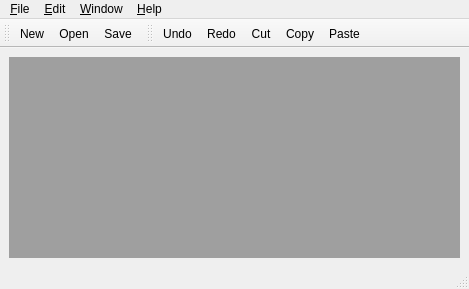
<?xml version="1.0" encoding="UTF-8"?>
<ui version="4.0">
 <class>MainWindow</class>
 <widget class="QMainWindow" name="MainWindow">
  <property name="geometry">
   <rect>
    <x>0</x>
    <y>0</y>
    <width>469</width>
    <height>289</height>
   </rect>
  </property>
  <property name="windowTitle">
   <string>MainWindow</string>
  </property>
  <property name="windowIcon">
   <iconset resource="resources.qrc">
    <normaloff>:/default/static/default/icons/22x22/face-devilish.png</normaloff>:/default/static/default/icons/22x22/face-devilish.png</iconset>
  </property>
  <widget class="QWidget" name="centralwidget">
   <layout class="QGridLayout" name="gridLayout">
    <item row="0" column="0">
     <widget class="QMdiArea" name="mdiArea"/>
    </item>
   </layout>
  </widget>
  <widget class="QMenuBar" name="menubar">
   <property name="geometry">
    <rect>
     <x>0</x>
     <y>0</y>
     <width>469</width>
     <height>23</height>
    </rect>
   </property>
   <widget class="QMenu" name="menuFile">
    <property name="title">
     <string>&amp;File</string>
    </property>
    <widget class="QMenu" name="menuRecentForms">
     <property name="title">
      <string>&amp;Recent Forms</string>
     </property>
     <addaction name="separator"/>
     <addaction name="actionClearMenu"/>
    </widget>
    <addaction name="actionNew"/>
    <addaction name="actionOpen"/>
    <addaction name="menuRecentForms"/>
    <addaction name="separator"/>
    <addaction name="actionSave"/>
    <addaction name="actionSaveAs"/>
    <addaction name="actionSaveAll"/>
    <addaction name="separator"/>
    <addaction name="actionPrint"/>
    <addaction name="separator"/>
    <addaction name="actionClose"/>
    <addaction name="separator"/>
    <addaction name="actionQuit"/>
   </widget>
   <widget class="QMenu" name="menuEdit">
    <property name="title">
     <string>&amp;Edit</string>
    </property>
    <addaction name="actionUndo"/>
    <addaction name="actionRedo"/>
    <addaction name="separator"/>
    <addaction name="actionCut"/>
    <addaction name="actionCopy"/>
    <addaction name="actionPaste"/>
    <addaction name="actionDelete"/>
    <addaction name="separator"/>
    <addaction name="actionPreferences"/>
   </widget>
   <widget class="QMenu" name="menuWindow">
    <property name="title">
     <string>&amp;Window</string>
    </property>
    <addaction name="actionMinimize"/>
    <addaction name="separator"/>
   </widget>
   <widget class="QMenu" name="menuHelp">
    <property name="title">
     <string>&amp;Help</string>
    </property>
    <addaction name="actionHelpContents"/>
    <addaction name="actionReleaseNotes"/>
    <addaction name="actionReportBugs"/>
    <addaction name="separator"/>
    <addaction name="actionCheckForUpdates"/>
    <addaction name="separator"/>
    <addaction name="actionAbout"/>
    <addaction name="actionLicense"/>
   </widget>
   <addaction name="menuFile"/>
   <addaction name="menuEdit"/>
   <addaction name="menuWindow"/>
   <addaction name="menuHelp"/>
  </widget>
  <widget class="QStatusBar" name="statusbar"/>
  <widget class="QToolBar" name="toolBarFile">
   <property name="windowTitle">
    <string>toolBar</string>
   </property>
   <property name="iconSize">
    <size>
     <width>16</width>
     <height>16</height>
    </size>
   </property>
   <attribute name="toolBarArea">
    <enum>TopToolBarArea</enum>
   </attribute>
   <attribute name="toolBarBreak">
    <bool>false</bool>
   </attribute>
   <addaction name="actionNew"/>
   <addaction name="actionOpen"/>
   <addaction name="actionSave"/>
  </widget>
  <widget class="QToolBar" name="toolBarEdit">
   <property name="windowTitle">
    <string>toolBar</string>
   </property>
   <property name="iconSize">
    <size>
     <width>16</width>
     <height>16</height>
    </size>
   </property>
   <attribute name="toolBarArea">
    <enum>TopToolBarArea</enum>
   </attribute>
   <attribute name="toolBarBreak">
    <bool>false</bool>
   </attribute>
   <addaction name="actionUndo"/>
   <addaction name="actionRedo"/>
   <addaction name="actionCut"/>
   <addaction name="actionCopy"/>
   <addaction name="actionPaste"/>
  </widget>
  <action name="actionNew">
   <property name="icon">
    <iconset resource="resources.qrc">
     <normaloff>:/default/static/default/icons/22x22/document-new.png</normaloff>:/default/static/default/icons/22x22/document-new.png</iconset>
   </property>
   <property name="text">
    <string>&amp;New</string>
   </property>
   <property name="shortcut">
    <string>Ctrl+N</string>
   </property>
  </action>
  <action name="actionOpen">
   <property name="icon">
    <iconset resource="resources.qrc">
     <normaloff>:/default/static/default/icons/22x22/document-open.png</normaloff>:/default/static/default/icons/22x22/document-open.png</iconset>
   </property>
   <property name="text">
    <string>&amp;Open</string>
   </property>
   <property name="shortcut">
    <string>Ctrl+O</string>
   </property>
  </action>
  <action name="actionClose">
   <property name="icon">
    <iconset resource="resources.qrc">
     <normaloff>:/default/static/default/icons/22x22/window-close.png</normaloff>:/default/static/default/icons/22x22/window-close.png</iconset>
   </property>
   <property name="text">
    <string>&amp;Close</string>
   </property>
   <property name="shortcut">
    <string>Ctrl+W</string>
   </property>
  </action>
  <action name="actionQuit">
   <property name="icon">
    <iconset resource="resources.qrc">
     <normaloff>:/default/static/default/icons/22x22/application-exit.png</normaloff>:/default/static/default/icons/22x22/application-exit.png</iconset>
   </property>
   <property name="text">
    <string>&amp;Quit</string>
   </property>
   <property name="shortcut">
    <string>Ctrl+Q</string>
   </property>
  </action>
  <action name="actionPrint">
   <property name="icon">
    <iconset resource="resources.qrc">
     <normaloff>:/default/static/default/icons/22x22/document-print.png</normaloff>:/default/static/default/icons/22x22/document-print.png</iconset>
   </property>
   <property name="text">
    <string>Print...</string>
   </property>
   <property name="shortcut">
    <string>Ctrl+P</string>
   </property>
  </action>
  <action name="actionSave">
   <property name="icon">
    <iconset resource="resources.qrc">
     <normaloff>:/default/static/default/icons/22x22/document-save.png</normaloff>:/default/static/default/icons/22x22/document-save.png</iconset>
   </property>
   <property name="text">
    <string>&amp;Save</string>
   </property>
   <property name="shortcut">
    <string>Ctrl+S</string>
   </property>
  </action>
  <action name="actionSaveAs">
   <property name="icon">
    <iconset resource="resources.qrc">
     <normaloff>:/default/static/default/icons/22x22/document-save-as.png</normaloff>:/default/static/default/icons/22x22/document-save-as.png</iconset>
   </property>
   <property name="text">
    <string>Save &amp;As...</string>
   </property>
   <property name="shortcut">
    <string>Ctrl+Shift+S</string>
   </property>
  </action>
  <action name="actionSaveAll">
   <property name="icon">
    <iconset resource="resources.qrc">
     <normaloff>:/default/static/default/icons/22x22/document-save-all.png</normaloff>:/default/static/default/icons/22x22/document-save-all.png</iconset>
   </property>
   <property name="text">
    <string>Save A&amp;ll</string>
   </property>
  </action>
  <action name="actionUndo">
   <property name="icon">
    <iconset resource="resources.qrc">
     <normaloff>:/default/static/default/icons/22x22/edit-undo.png</normaloff>:/default/static/default/icons/22x22/edit-undo.png</iconset>
   </property>
   <property name="text">
    <string>&amp;Undo</string>
   </property>
   <property name="shortcut">
    <string>Ctrl+Z</string>
   </property>
  </action>
  <action name="actionRedo">
   <property name="icon">
    <iconset resource="resources.qrc">
     <normaloff>:/default/static/default/icons/22x22/edit-redo.png</normaloff>:/default/static/default/icons/22x22/edit-redo.png</iconset>
   </property>
   <property name="text">
    <string>&amp;Redo</string>
   </property>
   <property name="shortcut">
    <string>Ctrl+Shift+Z</string>
   </property>
  </action>
  <action name="actionCut">
   <property name="icon">
    <iconset resource="resources.qrc">
     <normaloff>:/default/static/default/icons/22x22/edit-cut.png</normaloff>:/default/static/default/icons/22x22/edit-cut.png</iconset>
   </property>
   <property name="text">
    <string>Cu&amp;t</string>
   </property>
   <property name="shortcut">
    <string>Ctrl+X</string>
   </property>
  </action>
  <action name="actionCopy">
   <property name="icon">
    <iconset resource="resources.qrc">
     <normaloff>:/default/static/default/icons/22x22/edit-copy.png</normaloff>:/default/static/default/icons/22x22/edit-copy.png</iconset>
   </property>
   <property name="text">
    <string>&amp;Copy</string>
   </property>
   <property name="shortcut">
    <string>Ctrl+C</string>
   </property>
  </action>
  <action name="actionPaste">
   <property name="icon">
    <iconset resource="resources.qrc">
     <normaloff>:/default/static/default/icons/22x22/edit-paste.png</normaloff>:/default/static/default/icons/22x22/edit-paste.png</iconset>
   </property>
   <property name="text">
    <string>&amp;Paste</string>
   </property>
   <property name="shortcut">
    <string>Ctrl+V</string>
   </property>
  </action>
  <action name="actionDelete">
   <property name="icon">
    <iconset resource="resources.qrc">
     <normaloff>:/default/static/default/icons/22x22/edit-delete.png</normaloff>:/default/static/default/icons/22x22/edit-delete.png</iconset>
   </property>
   <property name="text">
    <string>&amp;Delete</string>
   </property>
   <property name="shortcut">
    <string>Ctrl+Del</string>
   </property>
  </action>
  <action name="actionMinimize">
   <property name="checkable">
    <bool>true</bool>
   </property>
   <property name="checked">
    <bool>false</bool>
   </property>
   <property name="text">
    <string>&amp;Minimize</string>
   </property>
  </action>
  <action name="actionHelpContents">
   <property name="icon">
    <iconset resource="resources.qrc">
     <normaloff>:/default/static/default/icons/22x22/help-contents.png</normaloff>:/default/static/default/icons/22x22/help-contents.png</iconset>
   </property>
   <property name="text">
    <string>Help Contents</string>
   </property>
  </action>
  <action name="actionReleaseNotes">
   <property name="icon">
    <iconset resource="resources.qrc">
     <normaloff>:/default/static/default/icons/22x22/im-status-message-edit.png</normaloff>:/default/static/default/icons/22x22/im-status-message-edit.png</iconset>
   </property>
   <property name="text">
    <string>Release &amp;Notes</string>
   </property>
  </action>
  <action name="actionReportBugs">
   <property name="icon">
    <iconset resource="resources.qrc">
     <normaloff>:/default/static/default/icons/22x22/tools-report-bug.png</normaloff>:/default/static/default/icons/22x22/tools-report-bug.png</iconset>
   </property>
   <property name="text">
    <string>&amp;Report Bugs</string>
   </property>
  </action>
  <action name="actionCheckForUpdates">
   <property name="text">
    <string>Check f&amp;or Updates...</string>
   </property>
  </action>
  <action name="actionAbout">
   <property name="icon">
    <iconset resource="resources.qrc">
     <normaloff>:/default/static/default/icons/22x22/face-devilish.png</normaloff>:/default/static/default/icons/22x22/face-devilish.png</iconset>
   </property>
   <property name="text">
    <string>&amp;About</string>
   </property>
  </action>
  <action name="actionLicense">
   <property name="icon">
    <iconset resource="resources.qrc">
     <normaloff>:/default/static/default/icons/22x22/help-about.png</normaloff>:/default/static/default/icons/22x22/help-about.png</iconset>
   </property>
   <property name="text">
    <string>&amp;License</string>
   </property>
  </action>
  <action name="actionPreferences">
   <property name="icon">
    <iconset resource="resources.qrc">
     <normaloff>:/default/static/default/icons/22x22/preferences-desktop.png</normaloff>:/default/static/default/icons/22x22/preferences-desktop.png</iconset>
   </property>
   <property name="text">
    <string>Prefere&amp;nces</string>
   </property>
   <property name="shortcut">
    <string>Ctrl+Shift+P</string>
   </property>
  </action>
  <action name="actionClearMenu">
   <property name="text">
    <string>&amp;Clear Menu</string>
   </property>
  </action>
 </widget>
 <resources>
  <include location="resources.qrc"/>
 </resources>
 <connections/>
</ui>
